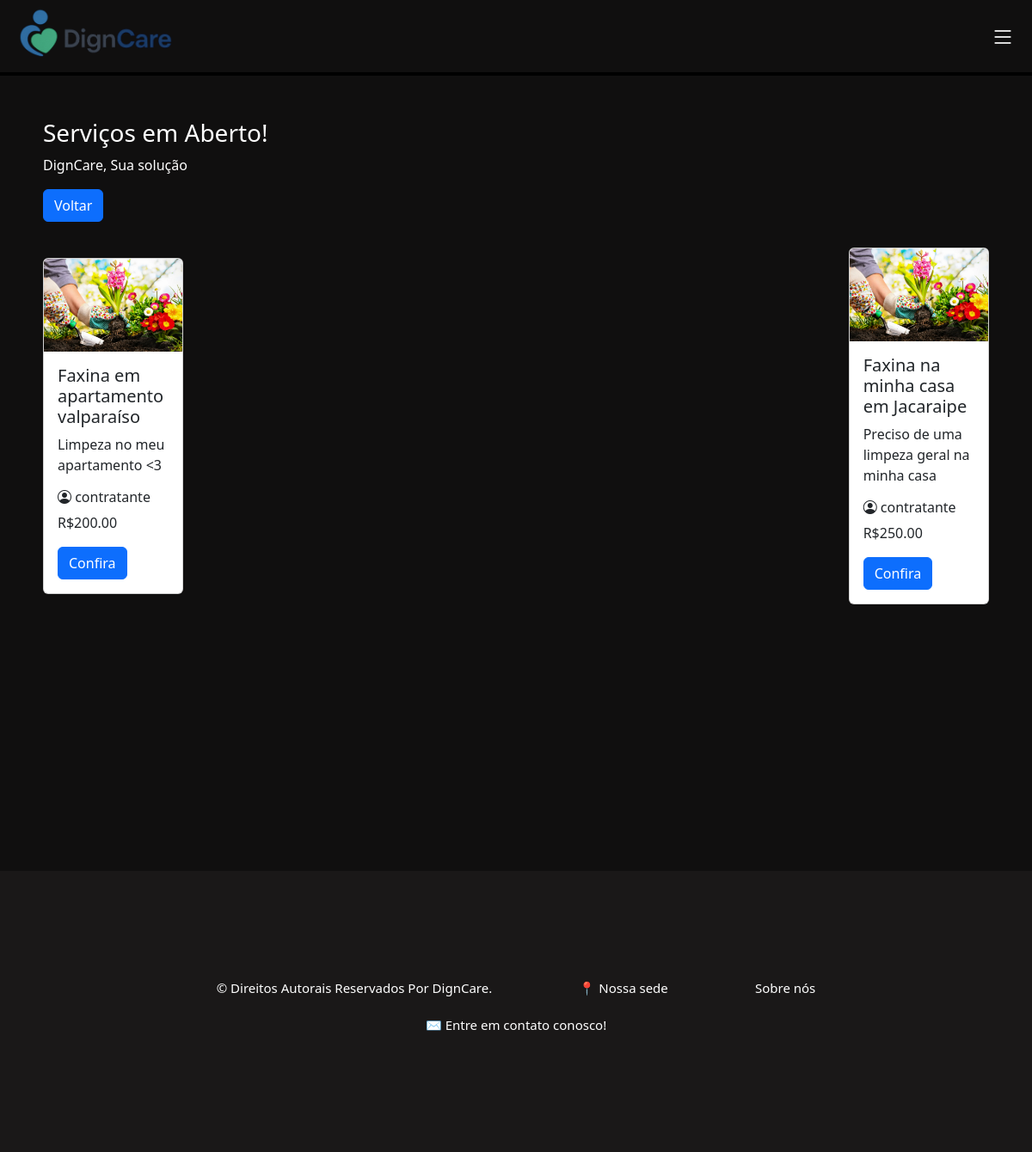
The app's page /html/servicos_abertos.php?filtro=3 (signed in) with its own data.
### tables this page shows
CREATE TABLE `servico` (
  `servico_id` int NOT NULL AUTO_INCREMENT,
  `user_id_contratante` int NOT NULL,
  `user_id_contratado` int DEFAULT NULL,
  `local_id` int DEFAULT NULL,
  `tipoServico_id` int NOT NULL,
  `servico_data_criado` date DEFAULT NULL,
  `servico_data_realizado` date DEFAULT NULL,
  `avaliacao_id` int DEFAULT NULL,
  `servico_titulo` varchar(45) NOT NULL,
  `servico_descricao` varchar(250) DEFAULT NULL,
  `servico_valor` decimal(10,2) NOT NULL,
  PRIMARY KEY (`servico_id`),
  KEY `user_id_contratante_idx` (`user_id_contratante`),
  KEY `user_id_contratado_idx` (`user_id_contratado`),
  KEY `local_id_idx` (`local_id`),
  KEY `tipoServico_id_idx` (`tipoServico_id`),
  KEY `avaliacao_id_idx` (`avaliacao_id`),
  CONSTRAINT `fk_avaliacao_id` FOREIGN KEY (`avaliacao_id`) REFERENCES `avaliacao` (`avaliacao_id`)
);

CREATE TABLE `usuario` (
  `usr_id` int NOT NULL AUTO_INCREMENT,
  `usr_nome` varchar(50) NOT NULL,
  `usr_cpf` varchar(45) NOT NULL,
  `usr_idade` int DEFAULT NULL,
  `usr_tipo` varchar(45) DEFAULT NULL,
  `usr_email` varchar(45) NOT NULL,
  `usr_senha` varchar(100) NOT NULL,
  `tipoServico_id` int DEFAULT NULL,
  `avaliacao_id` int DEFAULT NULL,
  `usr_descricao` varchar(250) DEFAULT NULL,
  PRIMARY KEY (`usr_id`),
  UNIQUE KEY `usr_cpf_UNIQUE` (`usr_cpf`),
  UNIQUE KEY `usr_email_UNIQUE` (`usr_email`),
  KEY `tipoServico_id_idx` (`tipoServico_id`),
  KEY `avaliacao_id_idx` (`avaliacao_id`),
  CONSTRAINT `avaliacao_id` FOREIGN KEY (`avaliacao_id`) REFERENCES `avaliacao` (`avaliacao_id`),
  CONSTRAINT `tipoServico_id` FOREIGN KEY (`tipoServico_id`) REFERENCES `tiposervico` (`tipoServico_id`)
);

### html/servicos_abertos.php (the view, shortened to what this page needs)
<!DOCTYPE html>
<html lang="pt-br">
<head>
    <link rel="stylesheet" href="/CSS/serviços_abertos.css">
    <link href="https://cdn.jsdelivr.net/npm/bootstrap@5.3.6/dist/css/bootstrap.min.css" rel="stylesheet"
>
    <link rel="stylesheet" href="https://cdn.jsdelivr.net/npm/bootstrap-icons@1.10.5/font/bootstrap-icons.css">
</head>
<body class="fundo">
  <header>
    <nav class="navbar borda">
      <div class="nav justify-content-start">
        <a href="/html/home.php"><img class="mexe" src="/img/logo_horizontal.png" alt="logo" width="225"></a>
      </div>
      <div class="menu-icon" type="sidbar" data-bs-toggle="offcanvas" data-bs-target="#offcanvasRight" aria-controls="offcanvasRight"><i class="bi bi-list fs-3 iconscss"></i></div>
    </nav>
  </header>
    <section style="margin: 50px;">
        <div class="textcolor" style="margin-bottom: 30px;">
            <h3>Serviços em Aberto!</h3>
            <p>DignCare, Sua solução</p>
            <a href="/html/home_prestador.php" class="btn btn-primary">Voltar</a>
        </div>
        <?php
            require_once '../php/conecta_bd.php';
            $filtro = isset($_GET['filtro']) ? intval($_GET['filtro']) : 0;
            try {
                if ($filtro === 0) {
                    echo '<p class="textcolor">Nenhum serviço encontrado para esse filtro.</p>';
                } else {
                    $sql = "SELECT s.*, u.usr_nome FROM servico s JOIN usuario u ON s.user_id_contratante = u.usr_id WHERE s.tipoServico_id = :filtro";
                    $stmt = $pdo->prepare($sql);
                    $stmt->execute(['filtro' => $filtro]);
                    $servicos = $stmt->fetchAll(PDO::FETCH_ASSOC);
                    if (count($servicos) > 0) {
                        echo '<div class="row row-cols-1 row-cols-md-6 g-4 espaçamento main-content" style="margin-bottom: 80px;">';
                        foreach ($servicos as $servico) {
                            echo '
                            <div class="col">
                                <div class="card h-100">
                                    <img src="/img/Jardinagem.png" class="card-img-top" alt="Imagem do serviço">
                                    <div class="card-body">
                                        <h5 class="card-title">'.htmlspecialchars($servico["servico_titulo"]).'</h5>
                                        <p class="card-text">'.htmlspecialchars($servico["servico_descricao"]).'</p>
                                        <h6><i class="bi bi-person-circle"></i> '.htmlspecialchars($servico["usr_nome"]).'</h6>
                                        <p>R$'.htmlspecialchars($servico["servico_valor"]).'</p>
                                        <a href="/html/chat.php" class="btn btn-primary">Confira</a>
                                    </div>
                                </div>
                            </div>
                            ';
                        }
                        echo '</div>';
                    } else {
                        echo '<p class="textcolor">Nenhum serviço encontrado para esse filtro.</p>';
                    }
                }
            } catch (PDOException $e) {
                echo "Erro ao buscar serviços: " . $e->getMessage();
            }
        ?>
    </section>
    <footer class="texto">
        <p class="mexe">&copy; Direitos Autorais Reservados Por DignCare.</p>
        <p ><a class="mexe" href="https://maps.app.goo.gl/9GVxGAeCZJMZK6yYA" target="_blank">📍 Nossa sede</a></p>
        <p ><a class="mexe" href="/html/sobre.php">Sobre nós</a></p>
        <p ><a class="mexe" href="mailto:digncare@gmail.com">✉ Entre em contato conosco!</a></p>
    </footer>
</body>
</html>

### CSS/serviços_abertos.css (style rules this page uses)
body { opacity: 0; transition: opacity 0.5s ease-in; }
body.loaded { opacity: 1; }
.fundo { background-color: rgba(16, 15, 15, 1) !important; }
.borda { border-bottom: 4px solid black; }
.textcolor { color: white !important; }
.mexe { transition: transform 0.3s ease; }
.iconscss { color:white; }
.espaçamento { justify-content: space-between; }
footer { margin-top: 15%; padding: 10%; background-color: rgb(26, 24, 24) ; text-align: center; }
footer > a, a:link, a:visited, a:active { text-decoration: none; color: white; }
.iconscss { font-size: 30px; color:white; margin-right: 20px; }
.texto { color: white !important; font-size: 20px !important; }

### CSS/corpo_padrao.css (style rules this page uses)
html, body { height: 100%; margin: 0; padding: 0; display: flex; flex-direction: column; }
.main-content { flex: 1; display: flex; align-items: center; justify-content: center; }
body { opacity: 0; transition: opacity 0.5s ease-in; }
body.loaded { opacity: 1; }
.fundo { background-color: rgba(16, 15, 15, 1) !important; }
.borda { border-bottom: 4px solid black; }

### CSS/footer.css (style rules this page uses)
footer { margin-top: 10%; padding: 1%; background-color: rgb(26, 24, 24) ; text-align: center; }
footer>p { padding-inline: 5%; display: inline-flex; font-size: 15px !important; }
footer > a, a:link, a:visited, a:active { text-decoration: none; color: white; }
.texto { color: white !important; font-size: 20px !important; }

### records on screen
servico: servico_titulo "Faxina em apartamento valparaíso", servico_descricao "Limpeza no meu apartamento <3", usuario.usr_nome "contratante", servico_valor "200.00"
servico: servico_titulo "Faxina na minha casa em Jacaraipe", servico_descricao "Preciso de uma limpeza geral na minha casa", usuario.usr_nome "contratante", servico_valor "250.00"
